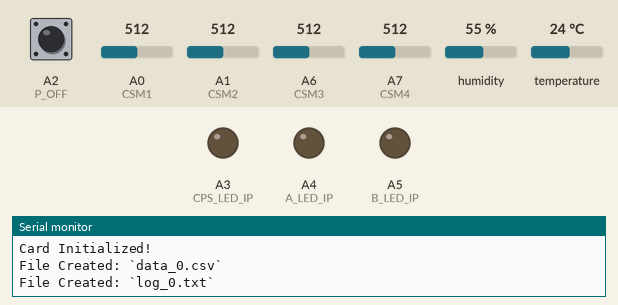
Simulated run of this sketch. Board: Arduino Nano, built with avr-gcc and run on an emulated ATmega328P. On the bench: output pins drawn as LEDs (lit = HIGH), the last lines printed to the serial monitor. Dashed ring = blinking. The test bench sets the inputs (shaded band); at power-on: A0 (CSM1) = 512, A2 (P_OFF) HIGH, A1 (CSM2) = 512, A6 (CSM3) = 512, A7 (CSM4) = 512, humidity 55 %, temperature 24 °C. The local clock reads 2024-03-15 10:24:30 at power-on unless the sketch sets it; storage starts empty.

Above: at 1.2 s.
1.3 s: A0 (CSM1) set to 622
5.6 s: A0 (CSM1) set to 652
At 6.32 s:
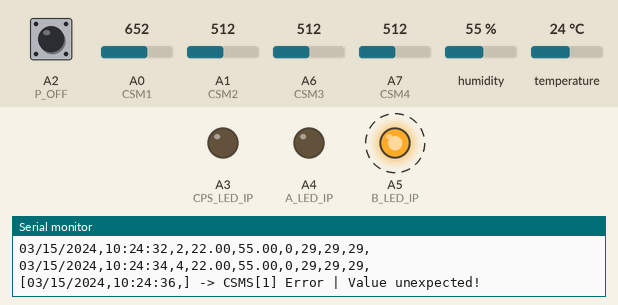
13.7 s: A2 (P_OFF) pulled LOW for 0.15 s
At 13.86 s:
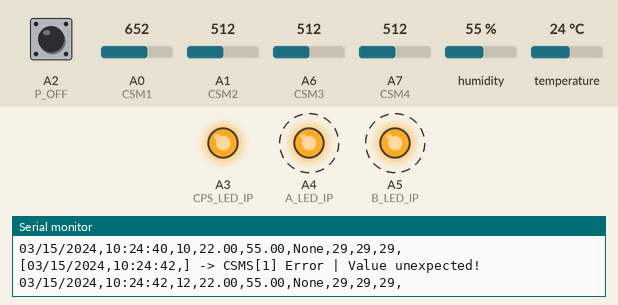
Timing chart, 0 to 24.2 s (numbered marks = the images above; inputs shaded):
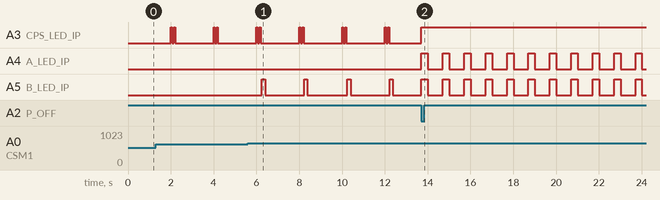

Measured:
- the behaviour switches between 639 and 640 on A0 (CSM1) (found by bisection; images 0 and 1)
- after the input at 5.6 s, A5 (B_LED_IP): alternates HIGH for 0.15 s and LOW for 1.8 s, starting after 0.65 s
- after the input at 13.7 s, A4 (A_LED_IP), A5 (B_LED_IP): alternates HIGH for 0.30 s and LOW for 0.70 s, starting at once

The sketch:

final.ino
```cpp
// Clock Module Libraries & Dependencies
#include <Ds1302.h>

// SD Card Module Libraries & Dependencies
#include <SPI.h>
#include <SD.h>

// TH Sensor Module Libraries & Dependencies
#include <DHT.h>


// Switches
const int cycleBase  = 2;
const bool setClock   = false;
const bool debugMode  = false;
const bool saveData = true;
const bool  callibrateCSMS  = false;
bool skipAtmozerTest = true;

// Pinouts
const int CPS_LED_IP  = A3;  // CPS Indicator
const int A_LED_IP    = A4;  // Red Indicator A
const int B_LED_IP    = A5;  // Red Indicator B
const int P_OFF       = A2;  // Power Off Button
const int CLK_PIN     = 6;   // CM - Clock
const int DATA_PIN    = 7;   // CM - Data
const int RST_PIN     = 8;   // CM - Reset
const int chipSelect  = 10;  // SDCM - CS
#define DHTPIN          9    // Digital Pin
const int CSM1        = A0;  // CSM Sensor 1
const int CSM2        = A1;  // CSM Sensor 2
const int CSM3        = A6;  // CSM Sensor 3
const int CSM4        = A7;  // CSM Sensor 4
const int WA[4] = {2, 3, 4, 5};  // Water Atmomizers 1-4

Ds1302 rtc(RST_PIN, CLK_PIN, DATA_PIN);

// Temperature & Humidity Sensor setup.
#define DHTTYPE DHT11 // Sensor Type
DHT dht(DHTPIN, DHTTYPE); // Initialize Class

// Water Atomizers State
bool WA_state[4] = {false, false, false, false};

// Cycles per Second Variables
unsigned long previousTime = millis();

// File Management Variables
File dataFile;        // Data File
File logFile;         // Log File

String dt;


void setup() {
  // Initialize serial monitor.
  Serial.begin(9600);

  // Set pins.
  pinMode(CPS_LED_IP, OUTPUT);
  pinMode(A_LED_IP, OUTPUT);
  pinMode(B_LED_IP, OUTPUT);
  pinMode(P_OFF, INPUT_PULLUP);

  if (saveData) {
    Serial.println("Save Data: Enabled");
  } else {
    Serial.println("Save Data: Disabled");
  }

  // Initialize modules.
  clockModuleInitialize();  // Clock Module
  sdcmInitialize();  // SD Card Module
  dht.begin();  // Temperature & Humidity Sensor

  // Test water atomizers.
  if (!skipAtmozerTest) {
    testWA();
  }
}


void loop() {
  // Change left-hand variable to set cycle.
  const int cps = cycleBase * 1000;

  // Calculate and check Cycles per Second.
  unsigned long currentTime = millis();
  if (currentTime - previousTime >= cps) {
    previousTime = currentTime;
    cycle();
  }

  // Check power off trigger.
  if (digitalRead(P_OFF) == LOW) {
    powerOffLoop();
  }
}


void powerOffLoop() {
  // Initiate power off procedure.
  digitalWrite(CPS_LED_IP, HIGH);

  // Close files.
  dataFile.close();
  logFile.close();

  while (true) {
    digitalWrite(A_LED_IP, HIGH);
    digitalWrite(B_LED_IP, HIGH);
    delay(300);
    digitalWrite(A_LED_IP, LOW);
    digitalWrite(B_LED_IP, LOW);
    delay(700);
  }
}


void cycle() {
  // Indicate cycle.
  cycleIndicator();

  // Check SD card module.
  if (!SD.begin(chipSelect)) {
    sdcmError();
  }

  String te;
  String th;
  String sm;
  String final = "";

  // Pring, store, & log data.
  dt = getCurrentDT();
  te = String(millis()/1000);
  te.concat(",");
  th = pullTHData();
  sm = pullCSMData();
  final.concat(dt);
  final.concat(te);
  final.concat(th);
  final.concat(sm);

  dataFile.println(final);
  dataFile.flush();
  Serial.println(final);
}


void cycleIndicator() {
  digitalWrite(CPS_LED_IP, HIGH);
  delay(60);
  digitalWrite(CPS_LED_IP, LOW);
  delay(80);
  digitalWrite(CPS_LED_IP, HIGH);
  delay(60);
  digitalWrite(CPS_LED_IP, LOW);
}


void clockModuleInitialize() {
  // Initialize the clock module.
  rtc.init();
  Serial.println("Clock Initialized!");

  // Check clock module power loss.
  if (rtc.isHalted() || setClock) {
    // NOTE: Undo comment.
    // setClockModuleTime();
  }
}


void setClockModuleTime() {
  // Check for clock module power loss.
  Serial.println(
    "Clock module power loss detected!\n"
    "Requesting time.."
  );

  // Send a time request to a PC.
  Serial.println("REQ_TIME");

  // Wait for a response.
  while (!Serial.available()) {
    clockModuleRequest();
  }

  // Read time from serial.
  String receivedTime = Serial.readString();
  String msg;
  msg = "Received time: ";
  msg.concat(receivedTime);
  Serial.println(msg);

  // Parse time and set the clock module's time.
  Ds1302::DateTime dnt;
  sscanf(
    receivedTime.c_str(),
      "%hhu/%hhu/%hhu %hhu:%hhu:%hhu",
      &dnt.month,
      &dnt.day,
      &dnt.year,
      &dnt.hour,
      &dnt.minute,
      &dnt.second
    );

  if (debugMode) {
    String msg;
    Serial.println("Clock Module Debugging..");
    Serial.println("Parsed DnT Values: ");
    msg = "";
    msg.concat("Month: ");
    msg.concat(String(dnt.month));
    Serial.println(msg);
    msg = "";
    msg.concat("Day: ");
    msg.concat(String(dnt.day));
    Serial.println(msg);
    msg = "";
    msg.concat("Year: ");
    msg.concat(String(dnt.year));
    Serial.println(msg);
    msg = "";
    msg.concat("Hour: ");
    msg.concat(String(dnt.hour));
    Serial.println(msg);
    msg = "";
    msg.concat("Minute: ");
    msg.concat(String(dnt.minute));
    Serial.println(msg);
    msg = "";
    msg.concat("Second: ");
    msg.concat(String(dnt.second));
    Serial.println(msg);

    uint8_t month, day, year, hour, minute, second;

    sscanf(
      receivedTime.c_str(),
      "%hhu/%hhu/%hhu %hhu:%hhu:%hhu",
      &month,
      &day,
      &year,
      &hour,
      &minute,
      &second
    );

    Serial.println("Parsed Raw Values: ");
    msg = "";
    msg.concat("Month: ");
    msg.concat(String(month));
    Serial.println(msg);
    msg = "";
    msg.concat("Day: ");
    msg.concat(String(day));
    Serial.println(msg);
    msg = "";
    msg.concat("Year: ");
    msg.concat(String(year));
    Serial.println(msg);
    msg = "";
    msg.concat("Hour: ");
    msg.concat(String(hour));
    Serial.println(msg);
    msg = "";
    msg.concat("Minute: ");
    msg.concat(String(minute));
    Serial.println(msg);
    msg = "";
    msg.concat("Second: ");
    msg.concat(String(second));
    Serial.println(msg);
  }

  rtc.setDateTime(&dnt);

  // Indicate successful request & process.
  clockModuleSet();
}


void clockModuleRequest () {
  // Inidicate Clock Module requesting time.
  digitalWrite(A_LED_IP, HIGH);
  delay(200);
  digitalWrite(A_LED_IP, LOW);
  delay(50);
  digitalWrite(A_LED_IP, HIGH);
  delay(200);
  digitalWrite(A_LED_IP, LOW);
  delay(50);

  digitalWrite(B_LED_IP, HIGH);
  delay(200);
  digitalWrite(B_LED_IP, LOW);
  delay(50);
  digitalWrite(B_LED_IP, HIGH);
  delay(200);
  digitalWrite(B_LED_IP, LOW);
  delay(50);
}


void clockModuleSet() {
  // Indicate successful request & process.
  for (int i=0; i<3; i++) {
    digitalWrite(CPS_LED_IP, HIGH);
    delay(300);
    digitalWrite(CPS_LED_IP, LOW);
    digitalWrite(A_LED_IP, HIGH);
    delay(300);
    digitalWrite(A_LED_IP, LOW);
    digitalWrite(B_LED_IP, HIGH);
    delay(300);
    digitalWrite(B_LED_IP, LOW);
  }
}


String getCurrentDT() {
  // Return the current date and time string.
  Ds1302::DateTime now;
  rtc.getDateTime(&now);
  String dnt = "";

  static uint8_t last_second = 0;
  if (last_second != now.second) {
    last_second = now.second;

    // Date & Time Format -> MM/DD/YYYY HH/MM/SS
    if (now.month < 10) dnt.concat("0");
    dnt.concat(String(now.month));                // 01-12
    dnt.concat("/");
    if (now.day < 10) dnt.concat("0");
    dnt.concat(String(now.day));                  // 01-31
    dnt.concat("/");
    dnt.concat("20");
    dnt.concat(String(now.year));                 // 00-99
    dnt.concat(",");
    if (now.hour < 10) dnt.concat("0");
    dnt.concat(String(now.hour));                 // 00-23
    dnt.concat(":");
    if (now.minute < 10) dnt.concat("0");
    dnt.concat(String(now.minute));               // 00-59
    dnt.concat(":");
    if (now.second < 10) dnt.concat("0");
    dnt.concat(String(now.second));               // 00-59
    dnt.concat(",");

    return dnt;
  } else {
    return "01/01/2000,00:00:00,";
  }
}


void sdcmInitialize() {
  // Initialize the SD card module.
  if (SD.begin(chipSelect)) {
    Serial.println("Card Initialized!");
  } else {
    Serial.println("Card Failed!");
    sdcmError();
  }

  // Write files.
  if (saveData) {
    createCSVfile();
  }
}


void createCSVfile() {
  String dataFileName;  // Data File Name
  String logFileName;   // Log File Name

  // Write the CSV files with its included headers.
  int fileIndex = 0;
  String fileExtension = ".csv";

  // Designate a number for the filename.
  while (SD.exists("data_" + String(fileIndex) + fileExtension)) {
    fileIndex++;
  }

  // Create and open the data file.
  dataFileName = "data_" + String(fileIndex) + fileExtension;
  dataFile = SD.open(dataFileName, FILE_WRITE);

  // Check data the file.
  if (!dataFile) {
    Serial.println("File Error: `" + dataFileName + "`");
    createFileError();
  }
  Serial.println("File Created: `" + dataFileName + "`");

  // Write csv headers to the data file.
  dataFile.println(
  "Date,"
  "Time,"
  "TimeElapsed,"
  "Temperature,"
  "Humidity,"
  "SoilMoisture1,"
  "SoilMoisture2,"
  "SoilMoisture3,"
  "SoilMoisture4,"
  );

  // Create and open the log file.
  logFileName = "log_" + String(fileIndex) + ".txt";
  logFile = SD.open(logFileName, FILE_WRITE);

  // Check the log file.
  if (!logFile) {
    Serial.println("File Error: `" + logFileName + "`");
    createFileError();
  }
  Serial.println("File Created: `" + logFileName + "`");
}


void createFileError() {
  // Indicate error.
  Serial.println("Failed to write/open file.");

  // Close possible open files.
  dataFile.close();
  logFile.close();

  while (true) {
    digitalWrite(A_LED_IP, HIGH);
    delay(175);
    digitalWrite(A_LED_IP, LOW);
    delay(50);
    digitalWrite(A_LED_IP, HIGH);
    delay(175);
    digitalWrite(A_LED_IP, LOW);
    delay(100);

    digitalWrite(B_LED_IP, HIGH);
    delay(400);
    digitalWrite(B_LED_IP, LOW);
    delay(100);
  }
}


void sdcmError() {
  if (!saveData) return;

  // Indicate module failure.
  Serial.println("SD Card Module Error");

  // Close possibble open files.
  dataFile.close();
  logFile.close();

  while (true) {
    digitalWrite(A_LED_IP, HIGH);
    delay(400);
    digitalWrite(A_LED_IP, LOW);
    delay(100);

    digitalWrite(B_LED_IP, HIGH);
    delay(400);
    digitalWrite(B_LED_IP, LOW);
    delay(100);
  }
}


String pullTHData() {
  // Return data from th sensor.

  // Grab data.
  float humidity = dht.readHumidity();
  // Temperature callibrated according to local weather
  // report and another temperature measuring instrument.
  float temperature = dht.readTemperature() - 2;

  // Check data validity.
  if (isnan(humidity) || isnan(temperature)) {
    invalidTHData();
    return String("None,None,");
  }

  // Convert data to strings with 2 decimal places.
  String thd = "";
  thd.concat(String(temperature, 2));
  thd.concat(",");
  thd.concat(String(humidity, 2));
  thd.concat(",");

  return thd;
}


void invalidTHData() {
  // Indicates temperature & humidity sensor or data error.
  printLog("TH Sensor Error!");
  digitalWrite(A_LED_IP, HIGH);
  delay(200);
  digitalWrite(A_LED_IP, LOW);
}


String pullCSMData() {
  // Capacitive Soil Moisture Sensor Callibration
  // Last date callibrated:      02/15/2024
  const int DRY_VAL1  = 619;  // CSMS 1 Dry Value
  const int WET_VAL1  = 270;  // CSMS 1 Wet Value

  const int DRY_VAL2  = 612;  // CSMS 2 Dry Value
  const int WET_VAL2  = 268;  // CSMS 2 Wet Value

  const int DRY_VAL3  = 614;  // CSMS 3 Dry Value
  const int WET_VAL3  = 267;  // CSMS 3 Wet Value

  const int DRY_VAL4  = 617;  // CSMS 4 Dry Value
  const int WET_VAL4  = 266;  // CSMS 4 Wet Value

  // Read the analog value from the soil moisture sensor.
  int csm1_raw = analogRead(CSM1);
  int csm2_raw = analogRead(CSM2);
  int csm3_raw = analogRead(CSM3);
  int csm4_raw = analogRead(CSM4);

  // Map the analog value to a percentage. (0-100%)
  int csm1_value = map(csm1_raw, DRY_VAL1, WET_VAL1, 0, 100);
  int csm2_value = map(csm2_raw, DRY_VAL2, WET_VAL2, 0, 100);
  int csm3_value = map(csm3_raw, DRY_VAL3, WET_VAL3, 0, 100);
  int csm4_value = map(csm4_raw, DRY_VAL4, WET_VAL4, 0, 100);

  // List all values.
  int values[] = {
    csm1_value,
    csm2_value,
    csm3_value,
    csm4_value
  };

  String data = "";
  bool invalid = false;
  String err_msg = "";
  // Check data validity (0%-100%) and store them as strings.
  for (int i=0; i < 4; ++i) {
    int mapped_data = values[i];
    if (mapped_data < -5 || mapped_data > 105) {  // 5% Tolerance
      // Renew string data & indicate error.
      data.concat("None,");
      invalid = true;
      err_msg.concat(String(i+1));
    } else {
      // Concatinate data.
      data.concat(String(mapped_data));
      data.concat(",");
    }
  }

  // Handle error.
  if (invalid) {
    invalidCSMData(err_msg);
  }

  // Calibrate CSM sensor.
  // Output can be fed to a spread sheet
  // to evaluate average value.
  if (callibrateCSMS) {
    String raw_data = "";
    raw_data.concat("S1 ->\t");
    raw_data.concat(String(csm1_raw));
    raw_data.concat("\tS2 ->\t");
    raw_data.concat(String(csm2_raw));
    raw_data.concat("\tS3 ->\t");
    raw_data.concat(String(csm3_raw));
    raw_data.concat("\tS4 ->\t");
    raw_data.concat(String(csm4_raw));
    return raw_data;
  }

  return data;
}


void invalidCSMData(String n) {
  // Indicator light for invalid CSMS data.
  if (callibrateCSMS) return;
  String txt = "";
  txt.concat("CSMS[");
  txt.concat(n);
  txt.concat("] Error | Value unexpected!");
  printLog(txt);
  digitalWrite(B_LED_IP, HIGH);
  delay(150);
  digitalWrite(B_LED_IP, LOW);
  delay(50);
}


void testWA () {
  Serial.println("Testing Water Atomizers.");
  int pattern[3] = {1000, 2000, 3000};
  delay(1500);
  String txt;

  // Loop through and test each atomizer.
  for (int i = 0; i < 4; i++) {
    txt = "";
    txt.concat("Testing.. Water Atomizer [");
    txt.concat(String(i + 1));
    txt.concat("]");
    Serial.println(txt);

    for (int n = 0; n < 3; n++) {
      toggleWA(WA[i]);
      unsigned long startMillis = millis();
      while (millis() - startMillis < pattern[n]) {}
      toggleWA(WA[i]);

      startMillis = millis();
      while (millis() - startMillis < 500) {}
    }
  }
}


void toggleWA(int input) {
  // Check and toggle atomizer.

  // Press switch once.
  if (!WA_state[input-2]) {
    toggleAtomizer(input);
    WA_state[input-2] = true;
  } else {

    // Press switch thrice.
    for (int i = 0; i < 3; i++) {
      toggleAtomizer(input);
      unsigned long startMillis = millis();
      while (millis() - startMillis < 200) {}
    }
    WA_state[input-2] = false;
  }
}


void toggleAtomizer(int pin) {
  digitalWrite(pin, HIGH);
  unsigned long startMillis = millis();
  while (millis() - startMillis < 200) {}
  digitalWrite(pin, LOW);
}


void printLog(String text_input) {
  // Insert calculated time elapsed.
  String logPrefix = "";
  logPrefix.concat("[");
  logPrefix.concat(dt);
  logPrefix.concat("] -> ");

  // Print data.
  Serial.print(logPrefix);
  Serial.println(text_input);

  // Log data.
  logFile.print(logPrefix);
  logFile.println(text_input);
  logFile.flush();
}
```
